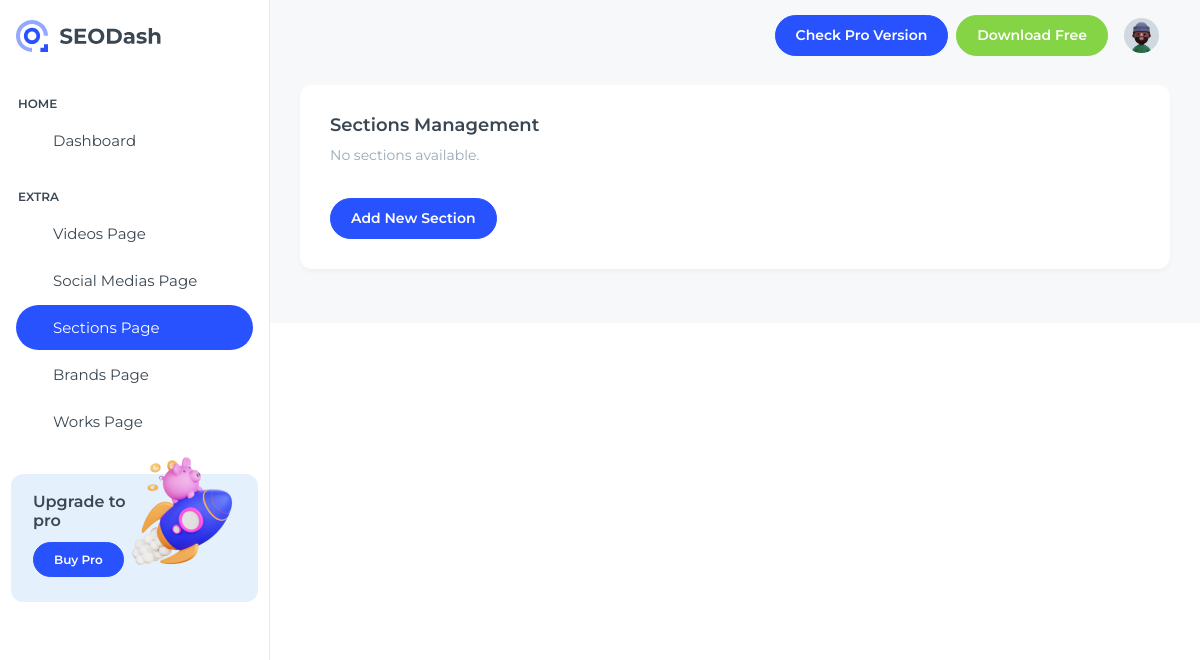
The page /dashboard/sections/ (signed in) on the database as committed earlier.
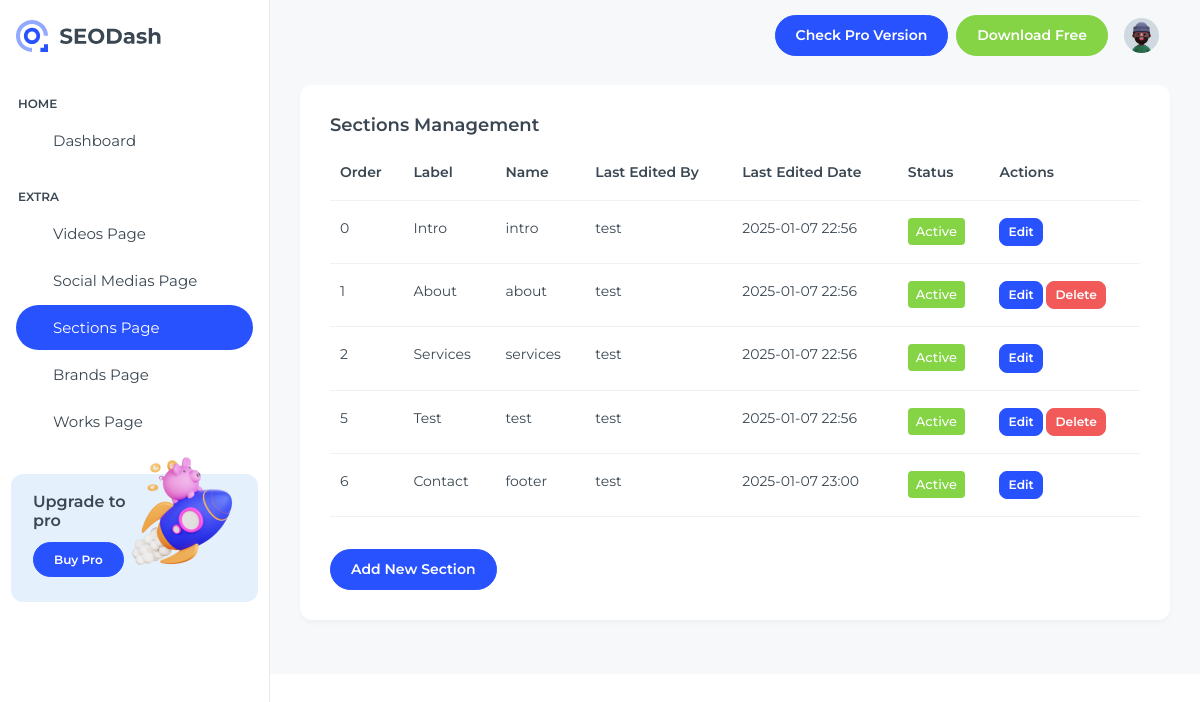
The same page on the database as committed later.
### dashboard/models.py (models this page shows, shortened)
class Section(models.Model):
    id = models.AutoField(primary_key=True)
    is_active = models.BooleanField(default=False)
    order_number = models.SmallIntegerField(null=False)
    name = models.CharField(max_length=30, null=False)
    label = models.CharField(max_length=20, null=False)
    content = models.TextField()
    last_edited_by = models.ForeignKey(
        "auth.User", on_delete=models.CASCADE, related_name="edited_sections"
    )
    last_edited_date = models.DateTimeField(auto_now=True)
    class Meta:
        db_table = "sections"
        ordering = ["order_number"]
        constraints = [
            models.UniqueConstraint(
                fields=["order_number"], name="unique_section_order"
            )
        ]

### dashboard/views.py (the view)
# urls.py: path('dashboard/sections/', views.sections_page, name='sections-page'),
@login_required
def sections_page(request):
    sections = Section.objects.all().order_by("order_number")
    return render(
        request, "SEODash-main/src/html/sections-page.html", {"sections": sections}
    )

### dashboard/templatetags/section_filters.py (called while the page is built)
@register.filter
def get_header_part(content, part):
    try:
        soup = BeautifulSoup(content, 'html.parser')
        if part == 'pretitle':
            return soup.select_one('.section-header__pretitle').get_text(strip=True)
        elif part == 'primary':
            return soup.select_one('.section-header__primary h2').get_text(strip=True)
        elif part == 'secondary':
            return soup.select_one('.section-header__secondary p').get_text(strip=True)
    except:
        return ''

@register.filter
def get_footer_part(content, part):
    if not content:
        return ""
    patterns = {
        "pretitle": r'<h3[^>]*class="[^"]*section-header__pretitle[^"]*"[^>]*>(.*?)</h3>',
        "primary": r'<div[^>]*class="[^"]*section-header__primary[^"]*"[^>]*>(.*?)</div>',
        "secondary": r'<div[^>]*class="[^"]*section-header__secondary[^"]*"[^>]*>(.*?)</div>',
    }
    if part in patterns:
        match = re.search(patterns[part], content, re.DOTALL | re.IGNORECASE)
        if match:
            return match.group(1).strip()
    return ""

### dashboard/templates/SEODash-main/src/html/sections-page.html (shortened to what the changed rows need)
{% load static %}
{% load section_filters %}
<!DOCTYPE html>
<html lang="en">
  <head>
    <link
      rel="stylesheet"
      href="{% static 'libs/simplebar/dist/simplebar.min.css' %}"
    />
    <link rel="stylesheet" href="{% static 'css/styles.min.css' %}" />
  </head>
  <body>
    <div
      class="page-wrapper"
      id="main-wrapper"
      data-layout="vertical"
      data-navbarbg="skin6"
      data-sidebartype="full"
      data-sidebar-position="fixed"
      data-header-position="fixed"
    >
      <div class="body-wrapper">
        <div class="container-fluid">
          <div class="card mb-4">
            <div class="card-body">
              <h5 class="card-title fw-semibold">Sections Management</h5>
              {% if sections %}
              <div class="table-responsive">
                <table class="table">
                  <thead>
                    <tr>
                      <th>Order</th>
                      <th>Label</th>
                      <th>Name</th>
                      <th>Last Edited By</th>
                      <th>Last Edited Date</th>
                      <th>Status</th>
                      <th>Actions</th>
                    </tr>
                  </thead>
                  <tbody>
                    {% for section in sections %}
                    <tr>
                      <td>{{ section.order_number }}</td>
                      <td>{{ section.label }}</td>
                      <td>{{ section.name }}</td>
                      <td>{{ section.last_edited_by.username }}</td>
                      <td>{{ section.last_edited_date|date:"Y-m-d H:i" }}</td>
                      <td>
                        {% if section.is_active %}
                        <span class="badge bg-success">Active</span>
                        {% else %}
                        <span class="badge bg-danger">Inactive</span>
                        {% endif %}
                      </td>
                      <td>
                          <button
                              type="button"
                              class="btn btn-primary btn-sm"
                              data-bs-toggle="modal"
                              data-bs-target="#editModal{{ section.id }}"
                          >
                              Edit
                          </button>
                          {% if section.name != 'intro' and section.name != 'footer' and section.name != 'services' and section.name != 'folio' and section.name != 'testimonials' %}
                              <form
                                  method="post"
                                  action="{% url 'delete_section' section.id %}"
                                  class="d-inline"
                              >
                                  <button type="submit" class="btn btn-danger btn-sm">
                                      Delete
                                  </button>
                              </form>
                          {% endif %}
                      </td>
                    </tr>
                    {% endfor %}
                  </tbody>
                </table>
              </div>
              {% else %}
              <p class="text-muted">No sections available.</p>
              {% endif %}
              <button
                type="button"
                class="btn btn-primary mt-3"
                data-bs-toggle="modal"
                data-bs-target="#addNewModal"
              >
                Add New Section
              </button>
            </div>
          </div>
        </div>
      </div>
    </div>
  </body>
</html>

Rows that differ between the two databases and show on the page:
added Section: order_number "0", label "Intro", name "intro", last_edited_by.username "test", last_edited_date "2025-01-07 22:56", is_active "Active"
added Section: order_number "1", label "About", name "about", last_edited_by.username "test", last_edited_date "2025-01-07 22:56", is_active "Active", shows "Delete"
added Section: order_number "2", label "Services", name "services", last_edited_by.username "test", last_edited_date "2025-01-07 22:56", is_active "Active"
added Section: order_number "5", label "Test", name "test", last_edited_by.username "test", last_edited_date "2025-01-07 22:56", is_active "Active", shows "Delete"
added Section: order_number "6", label "Contact", name "footer", last_edited_by.username "test", last_edited_date "2025-01-07 23:00", is_active "Active"
Other text that changed with them:
text no longer shown: "No sections available."
text now shown: "Order Label Name Last Edited By Last Edited Date Status Actions"
